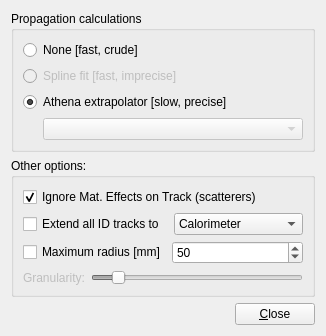
<?xml version="1.0" encoding="UTF-8"?>
<ui version="4.0">
 <class>TrackSysSettingsExtrapolationsForm</class>
 <widget class="QWidget" name="TrackSysSettingsExtrapolationsForm">
  <property name="geometry">
   <rect>
    <x>0</x>
    <y>0</y>
    <width>326</width>
    <height>334</height>
   </rect>
  </property>
  <property name="windowTitle">
   <string>Form</string>
  </property>
  <layout class="QVBoxLayout">
   <item>
    <widget class="QGroupBox" name="groupBox">
     <property name="title">
      <string>Propagation calculations</string>
     </property>
     <layout class="QVBoxLayout">
      <item>
       <widget class="QRadioButton" name="radioButton_none">
        <property name="toolTip">
         <string>Simply 'join the dots'</string>
        </property>
        <property name="text">
         <string>None [fast, crude]</string>
        </property>
       </widget>
      </item>
      <item>
       <widget class="QRadioButton" name="radioButton_helical">
        <property name="enabled">
         <bool>false</bool>
        </property>
        <property name="toolTip">
         <string>Try to use a simpler method to draw tracks</string>
        </property>
        <property name="text">
         <string>Spline fit [fast, imprecise]</string>
        </property>
       </widget>
      </item>
      <item>
       <widget class="QRadioButton" name="radioButton_athenaExtrapolator">
        <property name="text">
         <string>Athena extrapolator [slow, precise]</string>
        </property>
        <property name="checked">
         <bool>true</bool>
        </property>
       </widget>
      </item>
      <item>
       <layout class="QHBoxLayout">
        <property name="spacing">
         <number>0</number>
        </property>
        <item>
         <spacer>
          <property name="orientation">
           <enum>Qt::Horizontal</enum>
          </property>
          <property name="sizeType">
           <enum>QSizePolicy::Fixed</enum>
          </property>
          <property name="sizeHint" stdset="0">
           <size>
            <width>20</width>
            <height>20</height>
           </size>
          </property>
         </spacer>
        </item>
        <item>
         <widget class="QComboBox" name="comboBox_propagator">
          <property name="enabled">
           <bool>false</bool>
          </property>
          <property name="sizePolicy">
           <sizepolicy hsizetype="Preferred" vsizetype="Fixed">
            <horstretch>0</horstretch>
            <verstretch>0</verstretch>
           </sizepolicy>
          </property>
          <property name="toolTip">
           <string>Shows the available extrapolars.</string>
          </property>
          <property name="sizeAdjustPolicy">
           <enum>QComboBox::AdjustToContents</enum>
          </property>
         </widget>
        </item>
       </layout>
      </item>
     </layout>
    </widget>
   </item>
   <item>
    <widget class="QGroupBox" name="groupBox_otheroptions">
     <property name="title">
      <string>Other options:</string>
     </property>
     <layout class="QVBoxLayout" name="verticalLayout">
      <item>
       <widget class="QCheckBox" name="checkBox_ignoreMEoT">
        <property name="toolTip">
         <string>If this is set, Track States with only material effects are ignored when drawing lines</string>
        </property>
        <property name="text">
         <string>Ignore Mat. Effects on Track (scatterers)</string>
        </property>
        <property name="checked">
         <bool>true</bool>
        </property>
       </widget>
      </item>
      <item>
       <layout class="QHBoxLayout" name="horizontalLayout">
        <item>
         <widget class="QCheckBox" name="checkBox_extendAllInDetTracks">
          <property name="enabled">
           <bool>true</bool>
          </property>
          <property name="toolTip">
           <string>If this is set, attempt to extend ID tracks to the specified position.</string>
          </property>
          <property name="text">
           <string>Extend all ID tracks to </string>
          </property>
         </widget>
        </item>
        <item>
         <widget class="QComboBox" name="comboBox_extendAllInDetTracksToHere">
          <property name="enabled">
           <bool>true</bool>
          </property>
          <item>
           <property name="text">
            <string>Calorimeter</string>
           </property>
          </item>
          <item>
           <property name="text">
            <string>Muon Entrance</string>
           </property>
          </item>
          <item>
           <property name="text">
            <string>Muon Exit</string>
           </property>
          </item>
         </widget>
        </item>
       </layout>
      </item>
      <item>
       <layout class="QHBoxLayout" name="horizontalLayout_2">
        <item>
         <widget class="QCheckBox" name="checkBox_maxRadius">
          <property name="enabled">
           <bool>true</bool>
          </property>
          <property name="toolTip">
           <string>If this is set, limit radius of Tracks.</string>
          </property>
          <property name="text">
           <string>Maximum radius [mm]</string>
          </property>
         </widget>
        </item>
        <item>
         <widget class="QSpinBox" name="spinBox_maxRadiusValue">
          <property name="minimum">
           <number>10</number>
          </property>
          <property name="maximum">
           <number>50000</number>
          </property>
          <property name="value">
           <number>50</number>
          </property>
         </widget>
        </item>
       </layout>
      </item>
      <item>
       <layout class="QHBoxLayout">
        <item>
         <widget class="QLabel" name="label_6">
          <property name="enabled">
           <bool>false</bool>
          </property>
          <property name="toolTip">
           <string>Determines the number of points calculated on each track. A higher setting results in shorter distances  between points.</string>
          </property>
          <property name="text">
           <string>Granularity:</string>
          </property>
         </widget>
        </item>
        <item>
         <widget class="QSlider" name="horizontalSlider_granularity">
          <property name="enabled">
           <bool>false</bool>
          </property>
          <property name="toolTip">
           <string>Determines the number of points calculated on each track. A higher setting results in shorter distances  between points.</string>
          </property>
          <property name="maximum">
           <number>10</number>
          </property>
          <property name="pageStep">
           <number>1</number>
          </property>
          <property name="value">
           <number>1</number>
          </property>
          <property name="orientation">
           <enum>Qt::Horizontal</enum>
          </property>
         </widget>
        </item>
       </layout>
      </item>
     </layout>
    </widget>
   </item>
   <item>
    <layout class="QHBoxLayout">
     <property name="spacing">
      <number>0</number>
     </property>
     <item>
      <spacer>
       <property name="orientation">
        <enum>Qt::Horizontal</enum>
       </property>
       <property name="sizeHint" stdset="0">
        <size>
         <width>40</width>
         <height>20</height>
        </size>
       </property>
      </spacer>
     </item>
     <item>
      <widget class="QPushButton" name="pushButton_close">
       <property name="text">
        <string>&amp;Close</string>
       </property>
      </widget>
     </item>
    </layout>
   </item>
  </layout>
 </widget>
 <resources/>
 <connections/>
</ui>
